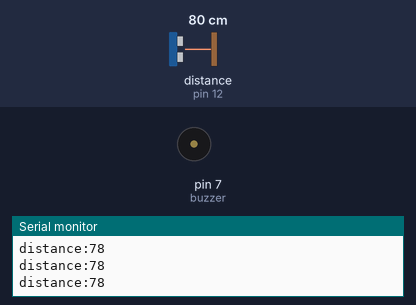
Recording of a sketch running on a simulated Arduino Uno, built with avr-gcc and run on an emulated ATmega328P. Shown: buzzer (waves = sounding, pin HIGH), the last lines printed to the serial monitor. Wiring (inferred from the names in the program): ultrasonic range finder: trigger pin 11; echo pin 12. The test bench sets the inputs (shaded band); at power-on: distance to the obstacle (sensor on pin 12) 80 cm. The echo pulse lasts 58.3 µs per cm; pins used as bus, display or sensor lines are not drawn.

Above: at 1.2 s.
1.3 s: distance to the obstacle (sensor on pin 12) set to 24 cm
2.8 s: distance to the obstacle (sensor on pin 12) set to 20 cm
At 4.0 s:
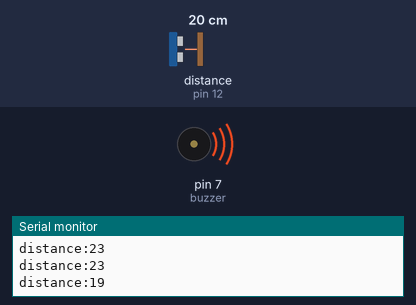
4.3 s: distance to the obstacle (sensor on pin 12) set to 299 cm
At 5.4 s:
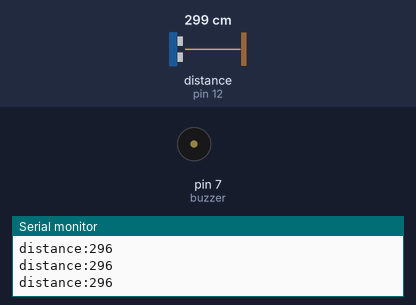
6.5 s: distance to the obstacle (sensor on pin 12) set to 2 cm
At 7.4 s:
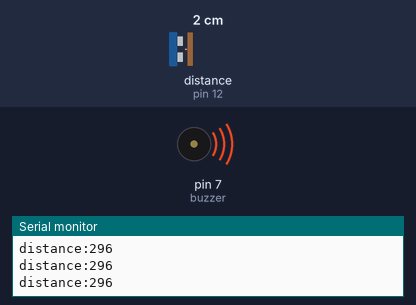
Timing chart, 0 to 9.0 s (numbered marks = the images above; inputs shaded):
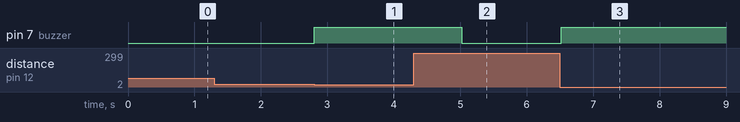

Measured:
- the behaviour switches between 22 and 21 cm on distance to the obstacle (sensor on pin 12) (found by bisection; images 0 and 1)
- after the input at 2.8 s, pin 7 (buzzer): LOW → HIGH at once
- after the input at 4.3 s, pin 7 (buzzer): HIGH → LOW after 0.73 s
- after the input at 6.5 s, pin 7 (buzzer): LOW → HIGH at once

The sketch:

blindStickCode.ino
```cpp
const int trig = 11;        // initializing TriggerPin to pinNo 11
const int echo = 12;        // intitliazing EchoPin to pinNo 12
int buzzer = 7;             // intitliazing Buzzer to pinNo 7
int led = 6;                //intitliazing LedPin to pinNo 6
long duration;              //Setting up Trigger pinMode as
int distance;

void setup()
{
pinMode(trig,OUTPUT);
pinMode(echo,INPUT);
pinMode(buzzer,OUTPUT);
Serial.begin(9600);
}

void loop()
{
digitalWrite(trig,LOW);
delayMicroseconds(2);

digitalWrite(trig,HIGH);
delayMicroseconds(10);

digitalWrite(trig,LOW);
duration = pulseIn(echo,HIGH);

distance = duration*0.034/2;
// Finding Duration and Calculating

if (distance <= 20 )
{
digitalWrite(buzzer,HIGH);
digitalWrite(led,HIGH);
delay(1000);
digitalWrite(led,LOW);
delay(100);
}

else {
digitalWrite(buzzer,LOW);
digitalWrite(led,LOW);
}

Serial.print("distance:");
Serial.println(distance);

}
```
